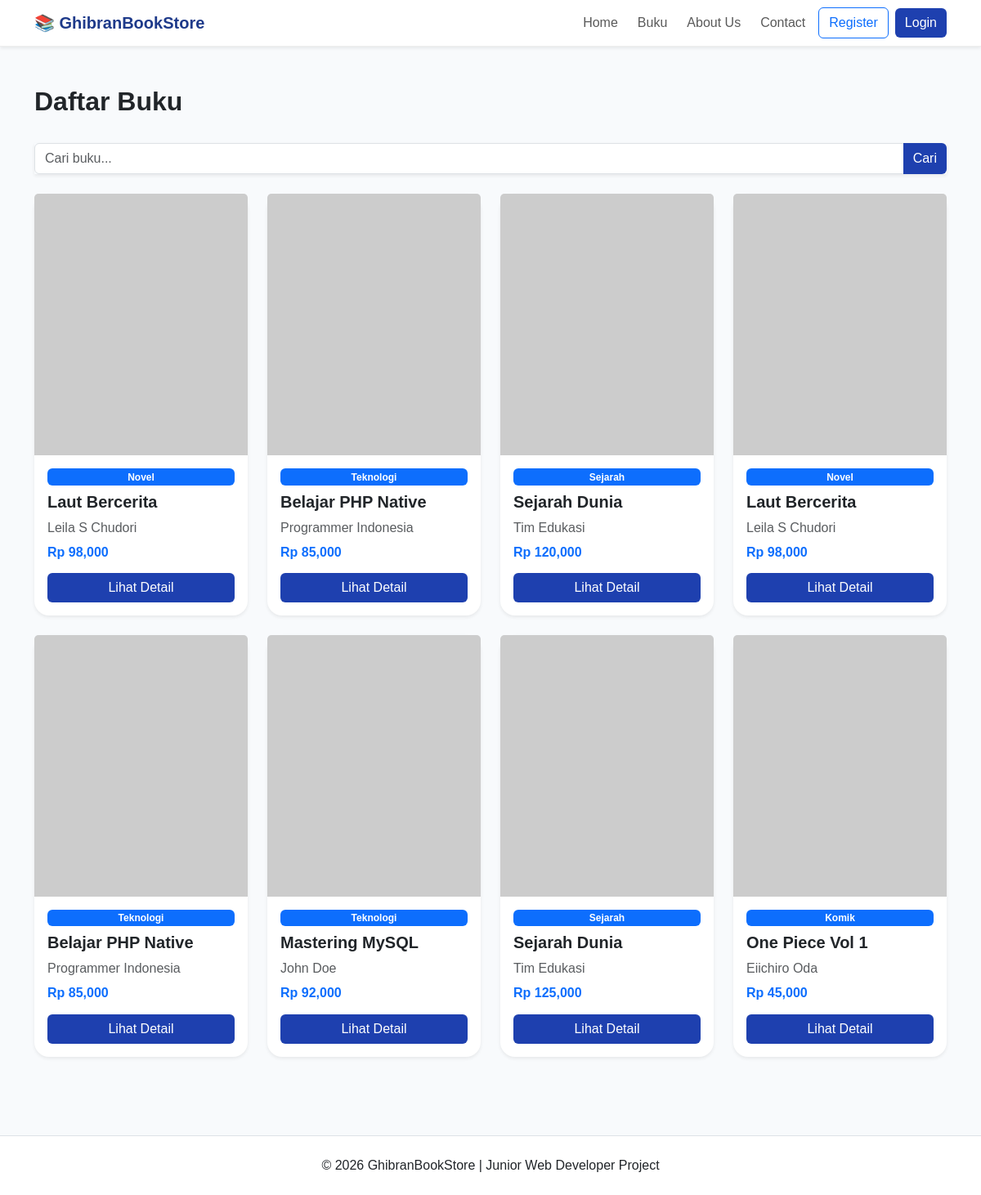
The page /books.php on the database its author committed.
### tables this page shows
CREATE TABLE `buku` (
  `id` int NOT NULL,
  `kategori_id` int DEFAULT NULL,
  `judul` varchar(255) NOT NULL,
  `penulis` varchar(255) DEFAULT NULL,
  `harga` decimal(10,2) DEFAULT NULL,
  `stok` int DEFAULT '0',
  `gambar` varchar(255) DEFAULT NULL,
  `deskripsi` text
);

CREATE TABLE `kategori` (
  `id` int NOT NULL,
  `nama_kategori` varchar(100) NOT NULL
);

### books.php (the view, shortened to what this page needs)
<?php
include 'config/database.php';
$search = '';
$query = mysqli_query(
    $conn,
    "SELECT buku.*,
    kategori.nama_kategori
    FROM buku
    LEFT JOIN kategori
    ON buku.kategori_id =
    kategori.id
    WHERE buku.judul LIKE '%$search%'"
);
?>
<?php include 'includes/header.php'; ?>
<?php include 'includes/navbar.php'; ?>
<div class="container py-5">
    <div class="d-flex justify-content-between align-items-center mb-4">
        <h2 class="fw-bold">
            Daftar Buku
        </h2>
    </div>
    <form method="GET" class="mb-4">
        <div class="input-group shadow-sm">
            <input
            type="text"
            name="search"
            class="form-control"
            placeholder="Cari buku..."
            value="<?= $search ?>">
            <button
            class="btn btn-primary">
                Cari
            </button>
        </div>
    </form>
    <div class="row g-4">
        <?php while($book = mysqli_fetch_assoc($query)) : ?>
        <div class="col-lg-3 col-md-4 col-sm-6">
            <div class="card shadow-sm h-100 border-0">
                <img
                src="https://placehold.co/300x400"
                class="card-img-top"
                style="height: 320px; object-fit: cover;">
                <div class="card-body d-flex flex-column">
                    <span class="badge bg-primary mb-2">
                        <?= $book['nama_kategori']; ?>
                    </span>
                    <h5 class="fw-bold">
                        <?= $book['judul']; ?>
                    </h5>
                    <p class="text-muted mb-2">
                        <?= $book['penulis']; ?>
                    </p>
                    <h6 class="fw-bold text-primary mb-3">
                        Rp <?= number_format($book['harga']); ?>
                    </h6>
                    <a
                    href="detail-book.php?id=<?= $book['id']; ?>"
                    class="btn btn-primary mt-auto w-100">
                        Lihat Detail
                    </a>
                </div>
            </div>
        </div>
        <?php endwhile; ?>
    </div>
</div>
<?php include 'includes/footer.php'; ?>

### includes/header.php (shortened to what this page needs)
<!DOCTYPE html>
<html>
<head>
    <link href="https://cdn.jsdelivr.net/npm/bootstrap@5.3.3/dist/css/bootstrap.min.css" rel="stylesheet">
    <link rel="stylesheet" href="assets/css/style.css">
</head>
<body>

### includes/navbar.php (shortened to what this page needs)
<nav class="navbar navbar-expand-lg navbar-light bg-white shadow-sm sticky-top">
    <div class="container">
        <a class="navbar-brand fw-bold text-primary"
        href="index.php">
            📚 GhibranBookStore
        </a>
        <div
        class="collapse navbar-collapse"
        id="navbarNav">
            <ul class="navbar-nav ms-auto align-items-lg-center gap-lg-2">
                <li class="nav-item">
                    <a class="nav-link"
                    href="index.php">
                        Home
                    </a>
                </li>
                <li class="nav-item">
                    <a class="nav-link"
                    href="books.php">
                        Buku
                    </a>
                </li>
                <li class="nav-item">
                    <a class="nav-link"
                    href="about.php">
                        About Us
                    </a>
                </li>
                <li class="nav-item">
                    <a class="nav-link"
                    href="contact.php">
                        Contact
                    </a>
                </li>
                <?php if(isset($_SESSION['user'])) : ?>
                <li class="nav-item">
                    <a class="nav-link"
                    href="cart.php">
                        🛒 Keranjang
                    </a>
                </li>
                <li class="nav-item">
                    <a class="nav-link"
                    href="status.php">
                        Status Pesanan
                    </a>
                </li>
                <li class="nav-item">
                    <span class="nav-link fw-semibold text-primary">
                        Hi,
                        <?= $_SESSION['user']['fullname']; ?>
                    </span>
                </li>
                <li class="nav-item">
                    <a
                    class="btn btn-danger"
                    href="logout.php">
                        Logout
                    </a>
                </li>
                <?php else : ?>
                <li class="nav-item">
                    <a
                    class="btn btn-outline-primary"
                    href="register.php">
                        Register
                    </a>
                </li>
                <li class="nav-item">
                    <a
                    class="btn btn-primary"
                    href="login.php">
                        Login
                    </a>
                </li>
                <?php endif; ?>
            </ul>
        </div>
    </div>
</nav>

### includes/footer.php (shortened to what this page needs)
<footer class="bg-white border-top py-4 mt-5 text-center">
    <p class="mb-0">© 2026 GhibranBookStore | Junior Web Developer Project</p>
</footer>
</body>
</html>

### assets/css/style.css (style rules this page uses)
body { background: #f8fafc; font-family: Arial, sans-serif; }
.navbar { border-bottom: 1px solid #eee; }
.navbar-brand { color: #1e3a8a !important; }
.btn-primary { background: #1e40af; border: none; }
.card { border-radius: 18px; }
footer { background: white; }

### rows shown on the page
buku: kategori.nama_kategori "Novel", judul "Laut Bercerita", penulis "Leila S Chudori", harga "98,000"
buku: kategori.nama_kategori "Teknologi", judul "Belajar PHP Native", penulis "Programmer Indonesia", harga "85,000"
buku: kategori.nama_kategori "Sejarah", judul "Sejarah Dunia", penulis "Tim Edukasi", harga "120,000"
buku: kategori.nama_kategori "Novel", judul "Laut Bercerita", penulis "Leila S Chudori", harga "98,000"
buku: kategori.nama_kategori "Teknologi", judul "Belajar PHP Native", penulis "Programmer Indonesia", harga "85,000"
buku: kategori.nama_kategori "Teknologi", judul "Mastering MySQL", penulis "John Doe", harga "92,000"
buku: kategori.nama_kategori "Sejarah", judul "Sejarah Dunia", penulis "Tim Edukasi", harga "125,000"
buku: kategori.nama_kategori "Komik", judul "One Piece Vol 1", penulis "Eiichiro Oda", harga "45,000"
